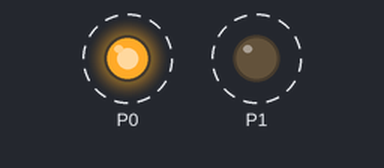
Bench run of a program on a simulated BBC micro:bit running MicroPython. Parts: output pins drawn as LEDs (lit = HIGH). Dashed ring = blinking.

Above: at 0.5 s.
Timing chart, 0 to 4.6 s (numbered marks = the images above):
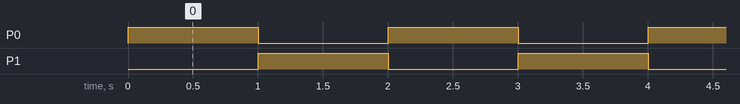

The program:

__LED__.py
```python
from microbit import * #µ¼Èëmicrobit²Ù×÷¿â

while True:
    pin0.write_digital(1) #ºìÉ«µÆµãÁÁ
    pin1.write_digital(0) #ÂÌµÆÏ¨Ãð
    sleep(1000) #ÑÓÊ±1s
    pin0.write_digital(0) #ºìÉ«µÆÏ¨Ãð
    pin1.write_digital(1) #ÂÌÉ«µÆµãÁÁ
    sleep(1000) #ÑÓÊ±1s

    
```

Measured:
- by itself, P0, P1: alternates HIGH for 1.0 s and LOW for 1.0 s
